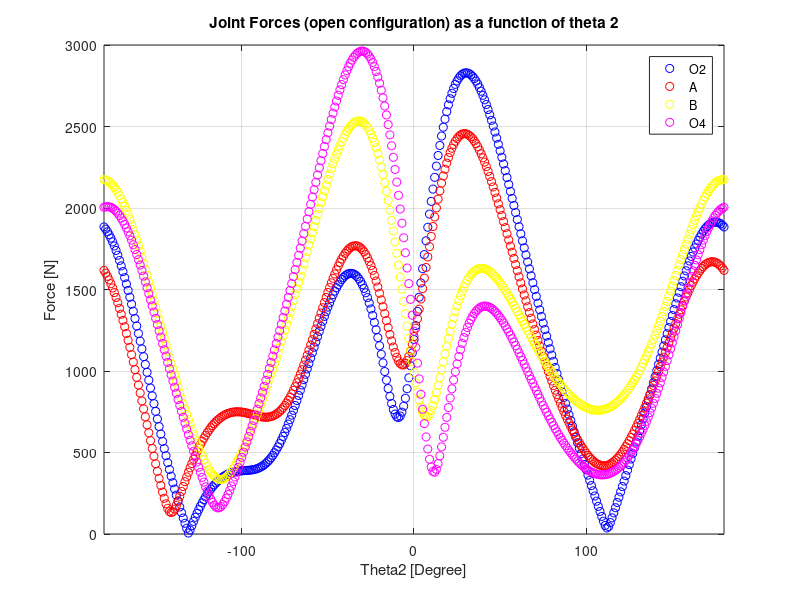
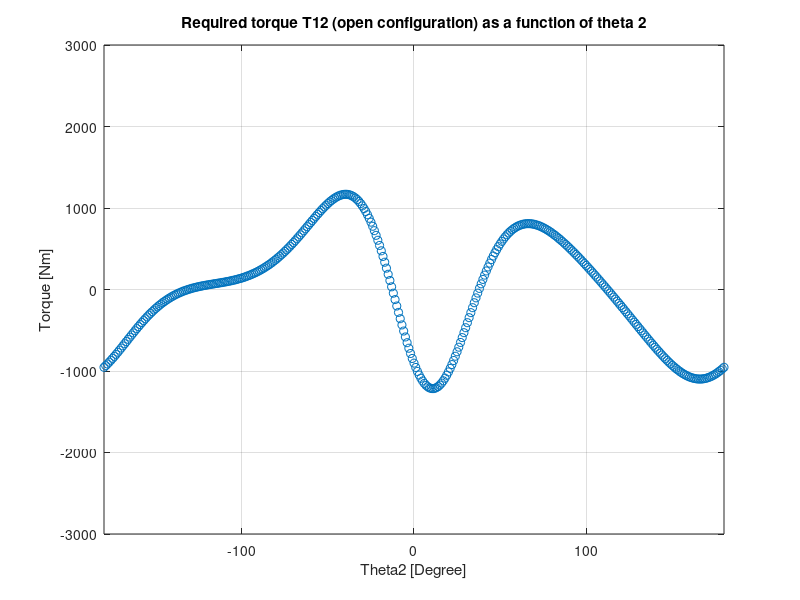

Write the MATLAB code that produced these figures, in order.
format compact
%% === Kinematic Analysis of 4-bar linkages ===

%% === Position Analysis for the 4-bar linkage ===

% Define variables
a=0.762;  % Link 1 length
b=1.905;  % Link 2 length
c=1.905;  % Link 3 length 
d=2.667;  % Link 4 length (fixed)
th2=linspace(-pi,pi,361); 
                            
% Computation of necessary parameters
K1=d/a;
K2=d/c;
K3=(a*a-b*b+c*c+d*d)/(2*a*c);

A=cos(th2)-K1-K2*cos(th2)+K3;
B=-2*sin(th2);
C=K1-(K2+1)*cos(th2)+K3;

K4=d/b;
K5=(c*c-d*d-a*a-b*b)/(2*a*b);

Ap=cos(th2)-K1+K4*cos(th2)+K5;  % A'
Bp=-2*sin(th2); % B'=B          % B' 
Cp=K1+(K4-1)*cos(th2)+K5;       % C'

% Extract valid th2 (i.e., th2 within toggle positions)
Cond=(B.^2-4*A.*C);
Index=find(Cond>0);
th2=th2(Index); % Redefined th2 to only yield positive delta

% Extract parameters corresponding to valid th2
A=A(Index);
B=B(Index);
C=C(Index);
Ap=Ap(Index);
Bp=Bp(Index);
Cp=Cp(Index);

% Compute th3 for both open- and cross-configuration
Ypo=-Bp-sqrt(Bp.^2-4*Ap.*Cp);    % Open-configuration 
% Cannot use sqrt(Cond) b/c Cond has 721 values while sqrt(-) has fewer values
Ypc=-Bp+sqrt(Bp.^2-4*Ap.*Cp);    % Cross-configuration
Xp=2*Ap;
th3o=2*atan2(Ypo,Xp);
th3c=2*atan2(Ypc,Xp);

% atan2 is the arctangent function with two arguments. 
% atan2(y,x)= tan^-1(y/x)
% The angle is positive for counter-clockwise angles(y>0), and negative for clockwise angles (y<0)

% Compute th4 for both open- and cross-configuration
Yo=-B-sqrt(B.^2-4*A.*C);    % Open-configuration 
Yc=-B+sqrt(B.^2-4*A.*C);    % Cross-configuration
X=2*A;
th4o=2*atan2(Yo,X);
th4c=2*atan2(Yc,X);

% Make th3 and th4 positive angles
th3o=th3o+2*pi*(th3o<0);
th3c=th3c+2*pi*(th3c<0);
th4o=th4o+2*pi*(th4o<0);
th4c=th4c+2*pi*(th4c<0);
% Thus, this is needed because atan2(y,x) returns a negative angle when y<0

% Change radians to degrees
th2_d=th2*180/pi;
th3o_d=th3o*180/pi;
th3c_d=th3c*180/pi;
th4o_d=th4o*180/pi;
th4c_d=th4c*180/pi;
% MATLAB only reads radians but we want to express with degrees

%% === Angular Velocity for the 4-bar linkage ===

% Define variables
w2=2*pi;  % Initial Angular Velocity to be 60 rpm
alp2=0; % Initial Angular Acceleration to be 0 rad/s^2

% Compute w3 and w4 for open-configuration
w3o=w2*(a/b*sin(th4o-th2)./sin(th3o-th4o)); % Has to include . to yield multiple results
w4o=w2*(a/b*sin(th2-th3o)./sin(th4o-th3o));

%% === Acceleration Analysis for the 4-bar linkage ===

% Compute alp3 and alp4 for open-configuration
AAo=c*sin(th4o);
BBo=b*sin(th3o);
CCo=a*alp2*sin(th2)+a*w2*w2*cos(th2)+b*w3o.*w3o.*cos(th3o)-c*w4o.*w4o.*cos(th4o);
DDo=c*cos(th4o);
EEo=b*cos(th3o);
FFo=a*alp2*cos(th2)-a*w2*w2*sin(th2)-b*w3o.*w3o.*sin(th3o)+c*w4o.*w4o.*sin(th4o);

alp3o=(CCo.*DDo-AAo.*FFo)./(AAo.*EEo-BBo.*DDo);
alp4o=(CCo.*EEo-BBo.*FFo)./(AAo.*EEo-BBo.*DDo);

% Define coordinates of P for open-configuration
p=0.9525;         % Length of P
thp=0*pi/180;  % Angle of P in Radians (Constant)

%% === Dynamic/ Joint Force Analysis ===

%% Setting up the equations for the CG, Mass, IG, Moment arms, and Accel
% For the triangular coupler
Rcg3xp=(p*cos(thp)+b)/3;    % Distance to the Center of Gravity of the Triangle in the x-direction
Rcg3yp=(p*cos(thp))/3;      % Distance to the Center of Gravity of the Triangle in the y-direction
Rcg3=(Rcg3xp^2+Rcg3yp^2)^0.5;
del3p=atan2(Rcg3yp,Rcg3xp); % Delta3'

% Width of each link except triangular coupler
wi2=0.05;
wi4=0.05;

% Width of triangular coupler
wi3=0.05; % Chosen arbitrarily

% Thickness of each link
t2=0.025;
t3=0.025;
t4=0.025;

% Define densities
dens=7.8*10^3; % density of steel kg/m^3
dena=2.8*10^3; % density of aluminum kg/m^3

% Mass of each link
m2=25.53;
m3=140.25; % Use aluminum for the coupler
m4=61.48;

% IG of each link
ig2=1.49;
ig3=35.72;
ig4=19.79;

% Define external force and its components
fp=0; % external force on coupler point P
thf=0; % direction of fp in radians

fpX=fp*cos(thf);
fpY=fp*sin(thf);

% Moment arms of link 2
Rcg2=a/2;
R12x=Rcg2*cos(th2+pi);
R12y=Rcg2*sin(th2+pi);
R32x=Rcg2*cos(th2);
R32y=Rcg2*sin(th2);

% Moment arms of link 3
R23x=Rcg3*cos(th3o+del3p+pi);
R23y=Rcg3*sin(th3o+del3p+pi);
R43x=b*cos(th3o)-Rcg3*cos(th3o+del3p);
R43y=b*sin(th3o)-Rcg3*sin(th3o+del3p);
Rpx=p*cos(th3o+thp)-abs(R23x);
Rpy=p*sin(th3o+thp)-abs(R23y);

% Moment arms of link 4
Rcg4=c/2;
R34x=Rcg4*cos(th4o);
R34y=Rcg4*sin(th4o);
R14x=Rcg4*cos(th4o+pi);
R14y=Rcg4*sin(th4o+pi);

% Acceleration components at the CG point of each link
Acg2X=-Rcg2*alp2*sin(th2)-Rcg2*w2.^2.*cos(th2);
Acg2Y= Rcg2*alp2*cos(th2)-Rcg2*w2.^2.*sin(th2);
Acg3X=-Rcg3*alp3o.*sin(th3o)-Rcg3*w3o.^2.*cos(th3o);
Acg3Y= Rcg3*alp3o.*cos(th3o)-Rcg3*w3o.^2.*sin(th3o);
Acg4X=-Rcg4*alp4o.*sin(th4o)-Rcg4*w4o.^2.*cos(th4o);
Acg4Y= Rcg4*alp4o.*cos(th4o)-Rcg4*w4o.^2.*sin(th4o);

%% Solving for the Forces and Torque
sol=[]; % Dynamic Arrays
for i=1:length(th2)
    % Geometrix Matrix % 9x9 Matrix
    geom=[  1           0           1           0           0               0           0           0           0;        
            0           1           0           1           0               0           0           0           0;
            -R12y(i)    R12x(i)     -R32y(i)    R32x(i)     0               0           0           0           1;
            0           0           -1      	  0           1               0           0           0           0;
            0           0           0           -1          0               1           0           0           0;
            0           0           R23y(i)     -R23x(i)    -R43y(i)        R43x(i)     0           0           0;
            0           0           0           0           -1              0           1           0           0;
            0           0           0           0           0               -1          0           1           0;
            0           0           0           0           R34y(i)         -R34x(i)   -R14y(i)     R14x(i)     0];
        
    % Dynamic Matrix % 9x1 Matrix 
    dynm=[  m2*Acg2X(i);
            m2*Acg2Y(i);
            ig2*alp2; % Both ig2 and alp2 don't need indexing
            m3*Acg3X(i)-fpX; % fpX and fpY don't need indexing because constant
            m3*Acg3Y(i)-fpY;
            ig3*alp3o(i)-Rpx(i)*fpY+Rpy(i)*fpX; % Rpx and Rpy needs indexing because they change with time
            m4*Acg4X(i);
            m4*Acg4Y(i);
            ig4*alp4o(i)]; % No -T4 because we did not include external torque T4

    % Solve for Joint Forces
    sol=[sol geom\dynm];
end

%% Output Joint Forces and 
% Naming the output forces and torque
F12x=sol(1,1:361);
F12y=sol(2,1:361);
F32x=sol(3,1:361);
F32y=sol(4,1:361);
F43x=sol(5,1:361);
F43y=sol(6,1:361);
F14x=sol(7,1:361);
F14y=sol(8,1:361);
T12 =sol(9,1:361);

% Find the magniture of forces and torque
fO2=sqrt(F12x.^2+F12y.^2);
fA =sqrt(F32x.^2+F32y.^2);
fB =sqrt(F43x.^2+F43y.^2);
fO4=sqrt(F14x.^2+F14y.^2);

%%  Plotting of Joint Forces 
figure(1);
plot(th2_d,fO2,'bo',th2_d,fA,'ro',th2_d,fB,'yo',th2_d,fO4,'mo');
axis([-180 180 0 3000]); 
legend('O2','A','B','O4');
title('Joint Forces (open configuration) as a function of theta 2');
xlabel('Theta2 [Degree]');
ylabel('Force [N]');
grid on;

%%  Plotting of Required Torque
figure(2);
plot(th2_d,T12,'o');
axis([-180 180 -3000 3000]); 
title('Required torque T12 (open configuration) as a function of theta 2');
xlabel('Theta2 [Degree]');
ylabel('Torque [Nm]');
grid on;